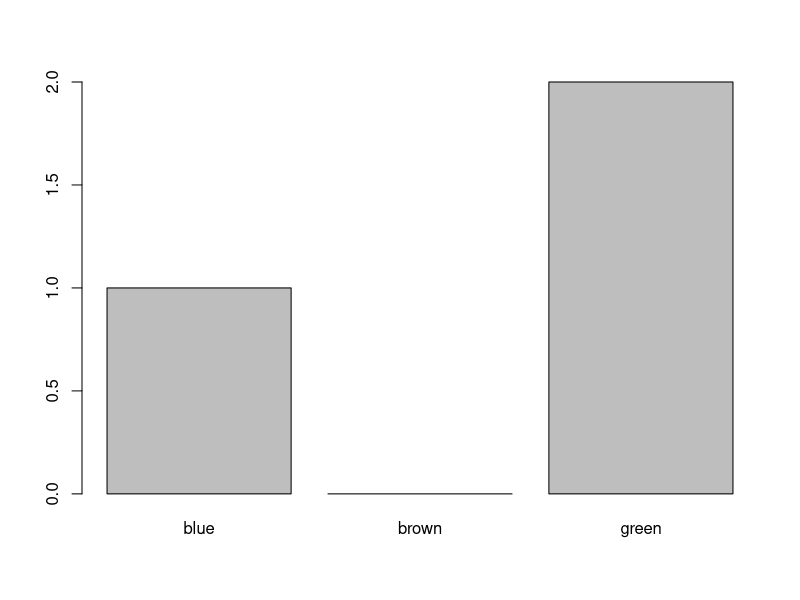

Write the R code that produced this figure.
## ---- chunk 1
knitr::opts_chunk$set(echo = TRUE)
## ---- chunk 2
bfcolor <- function(x, color) {
  if (knitr::is_latex_output()) {
    sprintf("\\textcolor{%s}{\\textbf{%s}}", color, x)
  } else if (knitr::is_html_output()) {
    sprintf("<span style='color: %s;'><b>%s</b></span>", color, x)
  } else x
}
## ---- chunk 3
?matrix
## ---- chunk 4
(x <- seq(-5, 5, 2))
x_mat <- matrix(x, nrow=2, ncol=3) #by columns
x_mat
## ---- chunk 5
r_mat <- matrix(x, nrow=2, ncol=3, byrow = TRUE) #by rows
r_mat
## ---- chunk 6
dim(x_mat)
## ---- chunk 7
dimnames(x_mat)
## ---- chunk 8
colnames(x_mat) <- c("Col 1", "Col 2", "Col 3")  
rownames(x_mat) <- c("Row 1", "Row 2")

## ---- chunk 9
dimnames(x_mat)
x_mat
## ---- chunk 10
x_mat[ , c("Col 1","Col 2")]
## ---- chunk 11
dimnames(x_mat)
## ---- chunk 12
(r_mat <- rbind(c(-5, -1, 3), c(-3, 1, 5)))
(c_mat <- cbind(c(-5, -3), c(-1, 1), c(3, 5)))
## ---- chunk 13
(x <- matrix(1:4, nrow=2, ncol=2))
x[1, 1]
x[2, 1]
## ---- chunk 14
x[ , 2]
x[1, ]
x[ , -1]
## ---- chunk 15
#write your code here
## ---- chunk 16
#write your code here

## ---- chunk 17
#write your code here
## ---- chunk 18
#write your code here
## ---- chunk 19
A = array(data = 1:18, dim = c(3, 3, 2))
## ---- chunk 20
A

## ---- chunk 21
dim(A)
## ---- chunk 22
dimnames(A)
## ---- chunk 23
dimnames(A) = list(c("R1","R2","R3"),
                   c("C1","C2","C3"),
                   c("L1","L2"))
## ---- chunk 24
A
## ---- chunk 25
dimnames(A)
## ---- chunk 26
A[, "C1", "L1"]
## ---- chunk 27
apply(A, 1, sum)
rowSums(A)
## ---- chunk 28
# write your code here
## ---- chunk 29
apply(A, c(1, 2), sum)
## ---- chunk 30
eyes <- factor(x = c("blue", "green", "green"))
eyes
## ---- chunk 31
eyes <- factor(x = c("blue", "green", "green"),
               levels = c("blue", "brown", "green"))
eyes
## ---- chunk 32
levels(eyes) # extracting levels
## ---- chunk 33
nlevels(eyes)
## ---- chunk 34
table(eyes)
## ---- chunk 35
plot(eyes)
## ---- chunk 36
eyes
class(eyes)
eyes <- ordered(eyes)
eyes
class(eyes)
## ---- chunk 37
 # Create ordered factor
my_fac_ordered <- factor(c("c", "a", "b", "c", "a"), 
                          levels = c("c", "a", "b"),
                          ordered = TRUE)
my_fac_ordered
class(my_fac_ordered)
## ---- chunk 38
# your code here
## ---- chunk 39
?state
# library(datasets) 
head(state.area)
## ---- chunk 40
which( state.area < 10000 | state.area > 100000 )
length(which( state.area < 10000 | state.area > 100000 ))
## ---- chunk 41
which( state.area < 10000 & state.area > 100000)
length(which( state.area < 10000 & state.area > 100000))
## ---- chunk 42
x <- 3 
if (x > 0 && x < 10) { 
  print("x is positive and less than 10") 
} else { 
  print("x is either negative or greater than 10") 
} 

## ---- chunk 43
x <- c(7, 9, 100) 
y <- c(11, 4, 90) 
z <- c(17, 1, 101) 

# "&" operator 
x < y & y < z 
  
# "&&" operator: try x < y && y < z, what happens? why? 
x[1] < y[1] && y[1] < z[1] 

